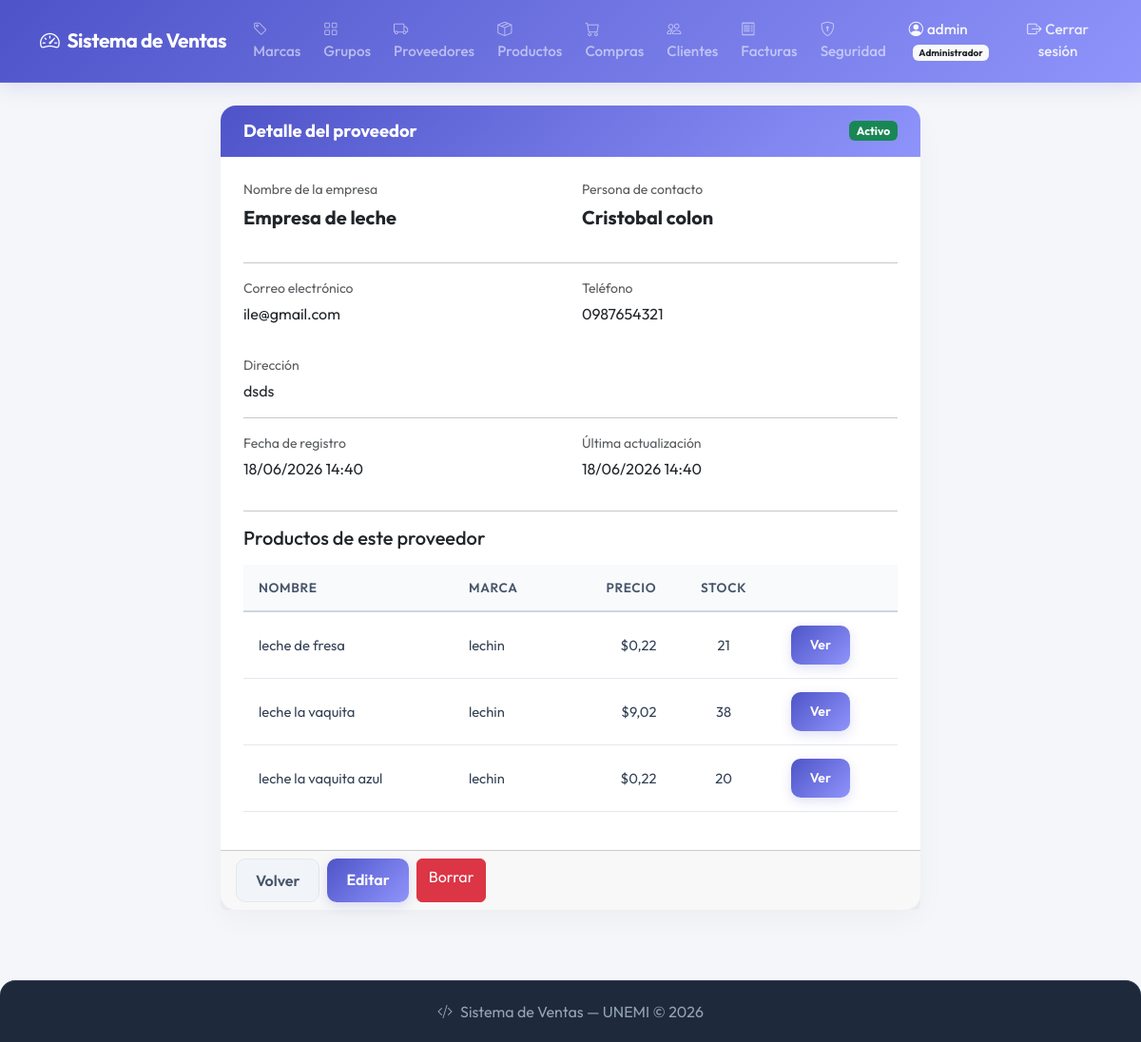
Page /suppliers/1/ (signed in) on the committed database.
### billing/models.py (models this page shows, shortened)
class Supplier(models.Model):
    name = models.CharField(max_length=200, verbose_name='Nombre de la empresa')
    contact_name = models.CharField(max_length=200, blank=True, null=True, verbose_name='Persona de contacto')
    email = models.EmailField(blank=True, null=True, verbose_name='Correo electrónico')
    phone = models.CharField(max_length=20, blank=True, null=True, verbose_name='Teléfono')
    address = models.TextField(blank=True, null=True, verbose_name='Dirección')
    is_active = models.BooleanField(default=True, verbose_name='Activo')
    created_at = models.DateTimeField(auto_now_add=True)
    updated_at = models.DateTimeField(auto_now=True)
    class Meta:
        verbose_name = 'Proveedor'
        verbose_name_plural = 'Proveedores'
        ordering = ['name']

class Product(models.Model):
    name = models.CharField(max_length=200, verbose_name='Nombre')
    description = models.TextField(blank=True, null=True, verbose_name='Descripción')
    brand = models.ForeignKey(Brand, on_delete=models.PROTECT, related_name='products', verbose_name='Marca')
    group = models.ForeignKey(ProductGroup, on_delete=models.PROTECT, related_name='products', verbose_name='Grupo')
    suppliers = models.ManyToManyField(Supplier, related_name='products', blank=True, verbose_name='Proveedores')
    unit_price = models.DecimalField(max_digits=12, decimal_places=2, verbose_name='Precio unitario')
    last_cost = models.DecimalField(max_digits=12, decimal_places=2, default=0, null=True, blank=True, verbose_name='Último costo de compra')
    stock = models.IntegerField(default=0, verbose_name='Stock')
    is_active = models.BooleanField(default=True, verbose_name='Activo')
    image = models.ImageField(upload_to='products/', blank=True, null=True, verbose_name='Imagen')
    created_at = models.DateTimeField(auto_now_add=True)
    updated_at = models.DateTimeField(auto_now=True)
    class Meta:
        verbose_name = 'Producto'
        verbose_name_plural = 'Productos'
        ordering = ['name']

class Brand(models.Model):
    name = models.CharField(max_length=100, unique=True, verbose_name='Nombre')
    description = models.TextField(blank=True, null=True, verbose_name='Descripción')
    is_active = models.BooleanField(default=True, verbose_name='Activo')
    created_at = models.DateTimeField(auto_now_add=True)
    updated_at = models.DateTimeField(auto_now=True)
    class Meta:
        verbose_name = 'Marca'
        verbose_name_plural = 'Marcas'
        ordering = ['name']

### billing/views.py (the view)
# urls.py: path('suppliers/<int:pk>/', views.SupplierDetailView.as_view(), name='supplier_detail'),
class SupplierDetailView(LoginRequiredMixin, PermissionRequiredRedirectMixin, DetailView):
    model = Supplier
    template_name = 'billing/supplier_detail.html'
    context_object_name = 'supplier'
    permission_required = 'billing.view_supplier'
    permission_redirect_url = '/suppliers/'

### security/templatetags/security_tags.py (called while the page is built)
@register.filter(name='has_group')
def has_group(user, group_name):
    if not user.is_authenticated:
        return False
    if user.is_superuser:
        return True
    return user.groups.filter(name=group_name).exists()

### shared/mixins.py (called while the page is built)
    def dispatch(self, request, *args, **kwargs):
        if not request.user.is_authenticated:
            return redirect('login')
        perms = self.permission_required
        if isinstance(perms, str):
            perms = (perms,)
        if request.user.has_perms(perms):
            return super().dispatch(request, *args, **kwargs)
        messages.error(request, self.permission_error_message)
        return redirect(self.permission_redirect_url)

### billing/templates/billing/supplier_detail.html (shortened to what this page needs)
{% extends 'billing/base.html' %}
{% block content %}
<div class="row justify-content-center">
  <div class="col-md-8">
    <div class="card shadow border-0">
      <div class="card-header bg-primary text-white d-flex justify-content-between align-items-center">
        <h4 class="mb-0">Detalle del proveedor</h4>
        {% if supplier.is_active %}
          <span class="badge bg-success">Activo</span>
        {% else %}
          <span class="badge bg-danger">Inactivo</span>
        {% endif %}
      </div>
      <div class="card-body p-4">
        <div class="row mb-3">
          <div class="col-md-6">
            <p class="text-muted small mb-1">Nombre de la empresa</p>
            <p class="fw-bold fs-5">{{ supplier.name }}</p>
          </div>
          <div class="col-md-6">
            <p class="text-muted small mb-1">Persona de contacto</p>
            <p class="fw-bold fs-5">{{ supplier.contact_name|default:"No registrado" }}</p>
          </div>
        </div>
        <hr>
        <div class="row mb-3">
          <div class="col-md-6">
            <p class="text-muted small mb-1">Correo electrónico</p>
            <p>{{ supplier.email|default:"No registrado" }}</p>
          </div>
          <div class="col-md-6">
            <p class="text-muted small mb-1">Teléfono</p>
            <p>{{ supplier.phone|default:"No registrado" }}</p>
          </div>
        </div>
        <div class="mb-3">
          <p class="text-muted small mb-1">Dirección</p>
          <p>{{ supplier.address|default:"No registrada" }}</p>
        </div>
        <hr>
        <div class="row mb-3">
          <div class="col-md-6">
            <p class="text-muted small mb-1">Fecha de registro</p>
            <p>{{ supplier.created_at|date:"d/m/Y H:i" }}</p>
          </div>
          <div class="col-md-6">
            <p class="text-muted small mb-1">Última actualización</p>
            <p>{{ supplier.updated_at|date:"d/m/Y H:i" }}</p>
          </div>
        </div>
        <hr>
        <h5 class="mb-3">Productos de este proveedor</h5>
        <table class="table table-sm table-hover">
          <thead class="table-dark">
            <tr>
              <th>Nombre</th>
              <th>Marca</th>
              <th class="text-end">Precio</th>
              <th class="text-center">Stock</th>
              <th></th>
            </tr>
          </thead>
          <tbody>
            {% for p in supplier.products.all %}
            <tr>
              <td>{{ p.name }}</td>
              <td>{{ p.brand.name }}</td>
              <td class="text-end">${{ p.unit_price }}</td>
              <td class="text-center">{{ p.stock }}</td>
              <td>
                <a href="{% url 'billing:product_detail' p.pk %}" class="btn btn-sm btn-info">Ver</a>
              </td>
            </tr>
            {% empty %}
            <tr><td colspan="5" class="text-center text-muted">Sin productos asociados</td></tr>
            {% endfor %}
          </tbody>
        </table>
      </div>
      <div class="card-footer d-flex gap-2">
        <a href="{% url 'billing:supplier_list' %}" class="btn btn-outline-secondary">Volver</a>
        <a href="{% url 'billing:supplier_update' supplier.pk %}" class="btn btn-warning">Editar</a>
        <a href="{% url 'billing:supplier_delete' supplier.pk %}" class="btn btn-danger">Borrar</a>
      </div>
    </div>
  </div>
</div>
{% endblock %}

### billing/templates/billing/base.html (shortened to what this page needs)
{% load static %}
{% load security_tags %}
<!DOCTYPE html>
<html lang="es">
<head>
  <link href="https://cdn.jsdelivr.net/npm/bootstrap@5.3.0/dist/css/bootstrap.min.css" rel="stylesheet">
  <link href="https://cdn.jsdelivr.net/npm/bootstrap-icons@1.11.0/font/bootstrap-icons.css" rel="stylesheet">
  <link rel="stylesheet" href="{% static 'home/css/base.css' %}">
</head>
<body>
<nav class="navbar navbar-expand-lg navbar-dark">
  <div class="container">
    <a class="navbar-brand fw-bold" href="{% url 'home' %}">
      <i class="bi bi-speedometer2 me-2"></i>Sistema de Ventas
    </a>
    <div class="collapse navbar-collapse" id="nav">
      <ul class="navbar-nav me-auto">
        {% if user.is_authenticated %}
          {% if user|has_group:'Analista de Compras' or user|has_group:'Administrador' %}
          <li class="nav-item"><a class="nav-link" href="{% url 'billing:brand_list' %}"><i class="bi bi-tag me-1"></i>Marcas</a></li>
          <li class="nav-item"><a class="nav-link" href="{% url 'billing:productgroup_list' %}"><i class="bi bi-grid me-1"></i>Grupos</a></li>
          <li class="nav-item"><a class="nav-link" href="{% url 'billing:supplier_list' %}"><i class="bi bi-truck me-1"></i>Proveedores</a></li>
          <li class="nav-item"><a class="nav-link" href="{% url 'billing:product_list' %}"><i class="bi bi-box-seam me-1"></i>Productos</a></li>
          <li class="nav-item"><a class="nav-link" href="{% url 'purchasing:purchase_list' %}"><i class="bi bi-cart me-1"></i>Compras</a></li>
          {% endif %}
          {% if user|has_group:'Vendedor' or user|has_group:'Administrador' %}
          <li class="nav-item"><a class="nav-link" href="{% url 'billing:customer_list' %}"><i class="bi bi-people me-1"></i>Clientes</a></li>
          <li class="nav-item"><a class="nav-link" href="{% url 'billing:invoice_list' %}"><i class="bi bi-receipt me-1"></i>Facturas</a></li>
          {% endif %}
          {% if user|has_group:'Administrador' %}
          <li class="nav-item">
            <a class="nav-link" href="{% url 'security:dashboard' %}">
              <i class="bi bi-shield-lock me-1"></i>Seguridad
            </a>
          </li>
          {% endif %}
        {% endif %}
      </ul>
      <ul class="navbar-nav align-items-center">
        {% if user.is_authenticated %}
        <li class="nav-item">
          <span class="nav-link text-light me-2">
            <i class="bi bi-person-circle me-1"></i>{{ user.username }}
            {% for g in user.groups.all %}
              <span class="badge bg-light text-dark ms-1" style="font-size:10px;">{{ g.name }}</span>
            {% endfor %}
          </span>
        </li>
        <li class="nav-item">
          <form method="post" action="{% url 'logout' %}" class="d-inline">
            <button type="submit" class="nav-link btn btn-link p-0" style="color:rgba(255,255,255,.85); text-decoration: none;">
              <i class="bi bi-box-arrow-right me-1"></i>Cerrar sesión
            </button>
          </form>
        </li>
        {% endif %}
      </ul>
    </div>
  </div>
</nav>
<div class="container mt-4">
  {% block content %}{% endblock %}
</div>
<footer>
  <p class="mb-0"><i class="bi bi-code-slash me-2"></i>Sistema de Ventas — UNEMI © 2026</p>
</footer>
</body>
</html>

### home/static/home/css/base.css (style rules this page uses)
body { background-color: #f4f6f9; font-family: 'Outfit', sans-serif; color: #334155; }
.navbar { background: linear-gradient(135deg, #4e54c8, #8f94fb) !important; box-shadow: 0 4px 20px rgba(78, 84, 200, 0.15); border-bottom: 1px solid rgba(255, 255, 255, 0.1); padding: 12px 0; transition: all 0.3s ease; }
.navbar-brand { font-size: 1.3rem; letter-spacing: -0.02em; transition: opacity 0.2s ease; }
.nav-link { font-weight: 500; transition: all 0.2s ease; font-size: 0.95rem; padding: 8px 12px !important; }
.card { border: none !important; border-radius: 16px !important; box-shadow: 0 10px 30px rgba(0, 0, 0, 0.035) !important; background-color: #ffffff; transition: transform 0.25s ease, box-shadow 0.25s ease; margin-bottom: 1.5rem; overflow: visible !important; }
.card-header:first-child { border-top-left-radius: 16px; border-top-right-radius: 16px; }
.card-header { border-bottom: 1px solid #f1f5f9 !important; padding: 16px 24px !important; font-weight: 600; }
.card-header.bg-primary, .card-header.bg-dark, .card-header.bg-success, .card-header[style*="background-color:#f6c23e"] { background: linear-gradient(135deg, #4e54c8, #8f94fb) !important; color: #ffffff !important; border: none !important; }
.card-header h4, .card-header h5, .card-header .fs-5 { margin-bottom: 0; font-weight: 700; font-size: 1.15rem !important; color: #ffffff !important; }
.card-body { overflow: visible !important; }
.btn-primary, .btn-success, .btn-warning, .btn-info, .btn-auth-custom { background: linear-gradient(135deg, #4e54c8, #8f94fb) !important; border: none !important; color: #ffffff !important; border-radius: 10px !important; font-weight: 600; padding: 10px 20px; box-shadow: 0 4px 12px rgba(78, 84, 200, 0.18); transition: all 0.2s ease-in-out; cursor: pointer; }
.btn-secondary, .btn-outline-secondary { border-radius: 10px !important; font-weight: 600; padding: 10px 20px; transition: all 0.2s ease; background-color: #f1f5f9; border: 1px solid #e2e8f0 !important; color: #475569 !important; }
.table { border-color: #e2e8f0; vertical-align: middle; }
.table thead th { background-color: #f8fafc !important; color: #475569; font-weight: 600; font-size: 0.85rem; text-transform: uppercase; letter-spacing: 0.05em; padding: 14px 16px; border-bottom: 2px solid #cbd5e1; }
.table tbody td { padding: 14px 16px; color: #334155; font-size: 0.92rem; }
footer { background: #1e293b; color: #94a3b8; text-align: center; padding: 20px; margin-top: 50px; border-top: 1px solid #334155; border-radius: 16px 16px 0 0; }

### rows in the picture
Supplier: name "Empresa de leche", contact_name "Cristobal colon", email "ile@gmail.com", phone "0987654321", address "dsds", created_at "18/06/2026 14:40", updated_at "18/06/2026 14:40"
Product: name "leche de fresa", brand.name "lechin", unit_price "0,22", stock "21"
Product: name "leche la vaquita", brand.name "lechin", unit_price "9,02", stock "38"
Product: name "leche la vaquita azul", brand.name "lechin", unit_price "0,22", stock "20"

### other values in the picture
{{ user.username }} "admin"
{{ g.name }} "Administrador"
